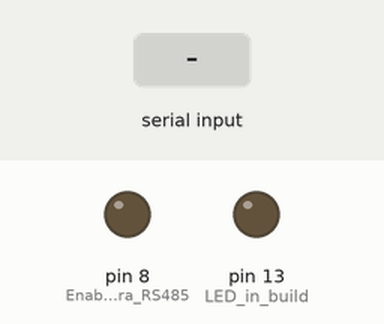
Simulated run of this sketch. Board: Arduino Uno, built with avr-gcc and run on an emulated ATmega328P. Shown: output pins drawn as LEDs (lit = HIGH). The test bench sets the inputs (shaded band). What the sketch prints to the serial monitor is not drawn.

Above: at 1.5 s.
1.6 s: "1" received over Serial
At 2.5 s:
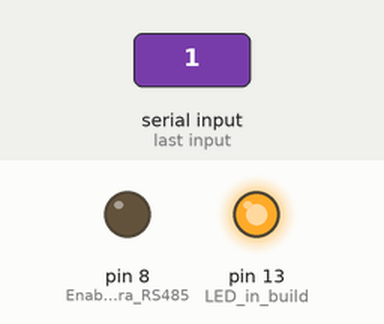
3.1 s: byte 66 ('B') received over Serial
At 3.7 s:
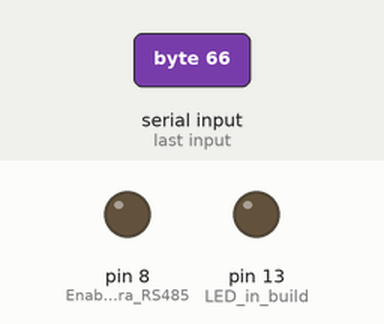
4.6 s: byte 67 ('C') received over Serial
At 6.0 s:
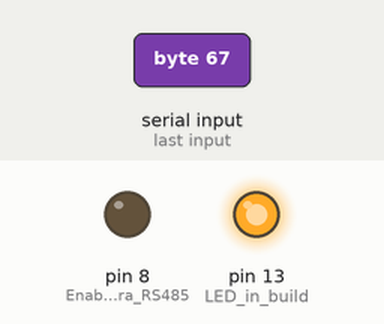
Timing chart, 0 to 7.6 s (numbered marks = the images above; inputs shaded):
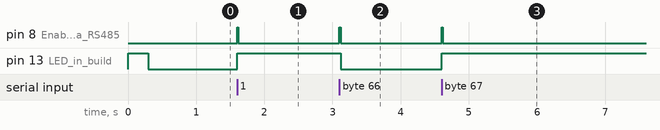

Measured:
- after the input at 1.6 s, pin 8 (Enable_escritura_RS485): LOW → HIGH at once, → LOW 0.02 s later; pin 13 (LED_in_build): LOW → HIGH at once
- after the input at 3.1 s, pin 8 (Enable_escritura_RS485): LOW → HIGH at once, → LOW 0.02 s later; pin 13 (LED_in_build): HIGH → LOW at once
- after the input at 4.6 s, pin 8 (Enable_escritura_RS485): LOW → HIGH at once, → LOW 0.02 s later; pin 13 (LED_in_build): LOW → HIGH at once

The sketch:

Emulador_red.ino
```cpp
//*********************************************************** DECLARACIONES GLOBALES
char ENT;
boolean id1;
unsigned long T1;
unsigned long Ta;

//******************************************************** CONFIGURACION DEL SISTEMA
void setup() {
  Serial.begin(9600);
  pinMode(13, OUTPUT);  //LED in build
  pinMode(8, OUTPUT);   //Enable escritura RS485
  digitalWrite(13, HIGH);
  delay(300);
  digitalWrite(13, LOW);
  id1 = false;
  digitalWrite(8, LOW); //Modo escucha RS485
}

//****************************************************************** CICLO PRINCIPAL
void loop() {
  if (id1){
    Ta = millis();
    if (Ta > (T1+2000)){
      Serial.print('Z');
      id1 = false;
    }
  }
  if (Serial.available()>0){
    digitalWrite(13, HIGH);
    ENT = Serial.read();
    digitalWrite(8, HIGH); //Modo ecritura RS485
    delay(20);
    if (!id1){
      switch (ENT){
        case '1':
          Serial.print('1');
          break;
        case '2':
          Serial.print('2');
          break;
        case '3':
          Serial.print('3');
          break;
        case '4':
          Serial.print('4');
          break;
        case '5':
          Serial.print('5');
          break;
        case '6':
          Serial.print('6');
          break;
        case '7':
          Serial.print('7');
          break;
        case '8':
          Serial.print('8');
          break;
        case '9':
          Serial.print('9');
          break;
        default:
          Serial.print('0');
          break;
      }
      id1 = true;
      T1 = millis();
    } else {
      switch (ENT){
        case 'A':  //Operar
          Serial.print('A');
          break;
        case 'B':   //Retrolavado
          Serial.print('B');
          break;
        case 'C':   //Enjuague
          Serial.print('C');
          break;
        case 'H':   //V1 on
          Serial.print('H');
          break;
        case 'h':   //V1 off
          Serial.print('h');
          break;
        case 'I':   //V2 on
          Serial.print('I');
          break;
        case 'i':   //V2 off
          Serial.print('i');
          break;
        case 'J':   //V3 on
          Serial.print('J');
          break;
        case 'j':   //V3 off
          Serial.print('j');
          break;
        case 'K':   //V4 on
          Serial.print('K');
          break;
        case 'k':   //V4 off
          Serial.print('k');
          break;
        case 'L':   //V5 on
          Serial.print('L');
          break;
        case 'l':   //V5 off
          Serial.print('l');
          break;
        case 'X':   //Cerrar todo
          Serial.print('X');
          break;
        default:
          Serial.print('Z');
      }
      id1 = false;
      digitalWrite(13, LOW);
    }
    digitalWrite(8, LOW); //Modo escucha RS485
  }
}
//******************************************************************** FIN DE CODIGO
```
